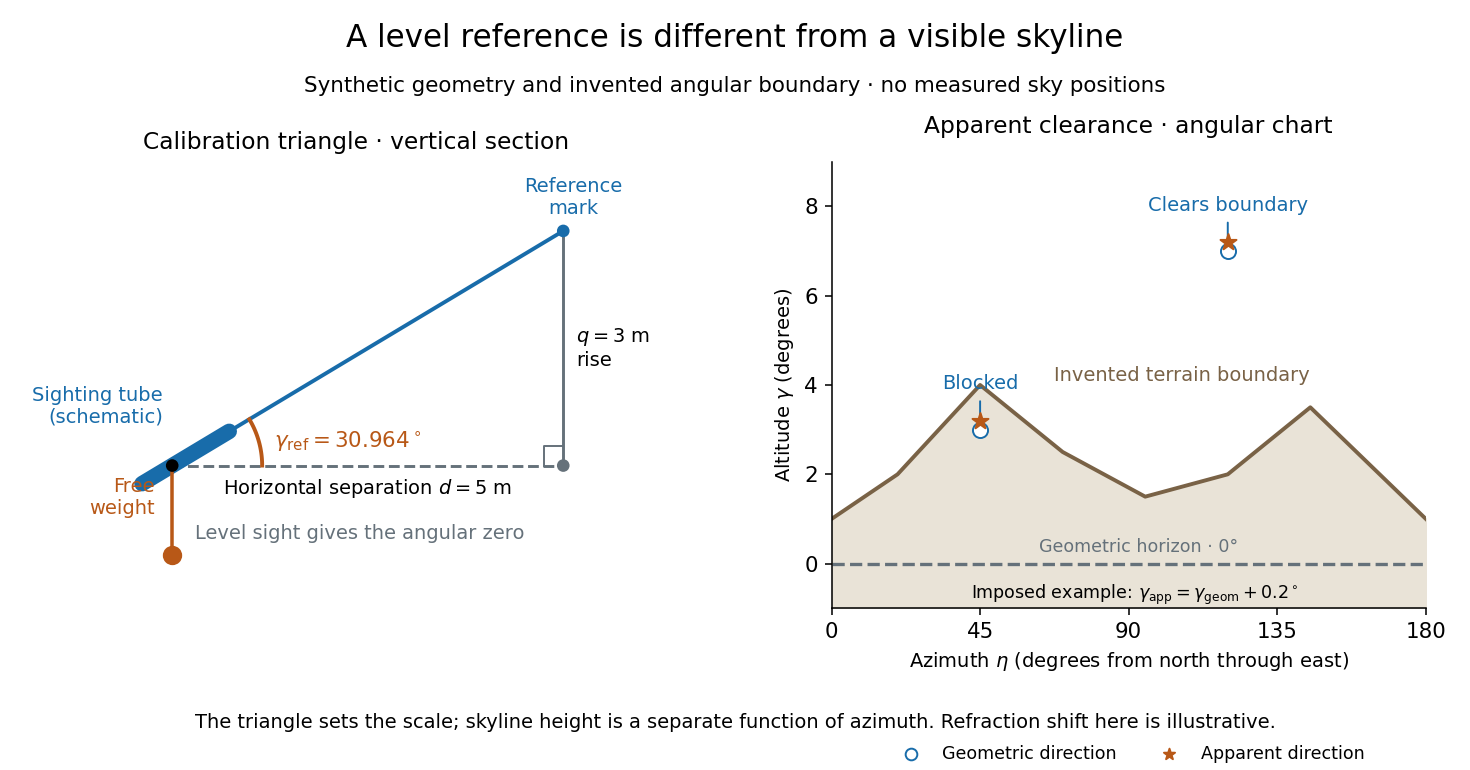

Write Python code to recreate this figure.
"""Original synthetic calibration and skyline diagrams, not observing data.

Run from _media; tested with Python 3.14, NumPy 2.3.5, Matplotlib 3.10.7.
The invented skyline is piecewise linear. R=0.2 degrees is imposed for two
algebraic examples only; it is not an atmospheric refraction law or fit.
"""

from pathlib import Path

import matplotlib.pyplot as plt
import numpy as np


BLUE = "#186caa"
ORANGE = "#b85817"
GRAY = "#65717a"
rise, separation = 3.0, 5.0
calibration_angle = np.arctan2(rise, separation)
assert np.isclose(np.tan(calibration_angle), rise / separation)

plt.rcParams.update({"font.size": 11, "font.family": "DejaVu Sans"})
fig, (cal, sky) = plt.subplots(1, 2, figsize=(10.5, 5.5), facecolor="white")
fig.subplots_adjust(left=0.04, right=0.97, bottom=0.21, top=0.79, wspace=0.30)
fig.suptitle("A level reference is different from a visible skyline", fontsize=16, y=0.97)
fig.text(0.5, 0.88, "Synthetic geometry and invented angular boundary · no measured sky positions", ha="center", fontsize=11)

cal.set_aspect("equal")
cal.axis("off")
cal.plot([0, separation], [0, 0], "--", color=GRAY, lw=1.5)
cal.plot([separation, separation], [0, rise], color=GRAY, lw=1.5)
cal.plot([0, separation], [0, rise], color=BLUE, lw=2)
cal.scatter([0, separation, separation], [0, 0, rise], color=["black", GRAY, BLUE], s=30, zorder=5)
# Sighting tube and its gravity reference are shown schematically at O.
direction = np.array([np.cos(calibration_angle), np.sin(calibration_angle)])
tube = np.array([-0.45 * direction, 0.85 * direction])
cal.plot(tube[:, 0], tube[:, 1], color=BLUE, lw=8, solid_capstyle="round")
cal.plot([0, 0], [0, -1.15], color=ORANGE, lw=1.8)
cal.scatter([0], [-1.15], color=ORANGE, s=80, marker="o")
cal.text(-0.22, -0.62, "Free\nweight", ha="right", color=ORANGE, fontsize=10)
cal.text(-0.12, 0.55, "Sighting tube\n(schematic)", ha="right", color=BLUE, fontsize=10)
arc = np.linspace(0, calibration_angle, 100)
cal.plot(1.15 * np.cos(arc), 1.15 * np.sin(arc), color=ORANGE, lw=2)
cal.text(1.30, 0.22, r"$\gamma_{\rm ref}=30.964^\circ$", color=ORANGE)
cal.text(separation / 2, -0.36, r"Horizontal separation $d=5$ m", ha="center", fontsize=10)
cal.text(separation + 0.16, rise / 2, "$q=3$ m\nrise", va="center", fontsize=10)
cal.text(separation + 0.13, rise + 0.22, "Reference\nmark", ha="center", color=BLUE, fontsize=10)
cal.text(2.4, -0.94, "Level sight gives the angular zero", ha="center", color=GRAY, fontsize=10)
cal.plot([4.75, 4.75, 5], [0, 0.25, 0.25], color=GRAY, lw=1)
cal.set_xlim(-1.45, 6.15)
cal.set_ylim(-1.62, 3.68)
cal.set_title("Calibration triangle · vertical section", fontsize=12, pad=15)

eta = np.array([0, 20, 45, 70, 95, 120, 145, 180])
terrain = np.array([1.0, 2.0, 4.0, 2.5, 1.5, 2.0, 3.5, 1.0])
sky.fill_between(eta, -1, terrain, color="#e9e3d7")
sky.plot(eta, terrain, color="#796246", lw=2)
sky.axhline(0, color=GRAY, lw=1.7, linestyle="--")
sky.text(93, 0.25, "Geometric horizon · 0°", color=GRAY, fontsize=9, ha="center")
sky.text(106, 4.1, "Invented terrain boundary", color="#796246", fontsize=10, ha="center")
for bearing, geom, label in [(45, 3.0, "Blocked"), (120, 7.0, "Clears boundary")]:
    apparent = geom + 0.2
    sky.scatter([bearing], [geom], s=60, marker="o", facecolors="white", edgecolors=BLUE, zorder=5)
    sky.scatter([bearing], [apparent], s=75, marker="*", color=ORANGE, zorder=6)
    sky.plot([bearing, bearing], [geom, apparent], color=ORANGE, lw=2)
    sky.annotate(label, xy=(bearing, apparent), xytext=(bearing, apparent + 0.7),
                 ha="center", color=BLUE, fontsize=10,
                 arrowprops={"arrowstyle": "-", "color": BLUE})
    assert (apparent > np.interp(bearing, eta, terrain)) == (bearing == 120)
sky.scatter([], [], facecolors="white", edgecolors=BLUE, marker="o", label="Geometric direction")
sky.scatter([], [], color=ORANGE, marker="*", label="Apparent direction")
sky.legend(loc="upper center", bbox_to_anchor=(0.5, -0.27), frameon=False, fontsize=9, ncol=2)
sky.set_xlim(0, 180)
sky.set_ylim(-1, 9)
sky.set_xticks([0, 45, 90, 135, 180])
sky.set_xlabel(r"Azimuth $\eta$ (degrees from north through east)", fontsize=10)
sky.set_ylabel(r"Altitude $\gamma$ (degrees)", fontsize=10)
sky.spines[["top", "right"]].set_visible(False)
sky.set_title("Apparent clearance · angular chart", fontsize=12, pad=15)
sky.text(92, -0.8, r"Imposed example: $\gamma_{\rm app}=\gamma_{\rm geom}+0.2^\circ$", ha="center", fontsize=9)

fig.text(0.5, 0.055, "The triangle sets the scale; skyline height is a separate function of azimuth. Refraction shift here is illustrative.", ha="center", fontsize=10)
fig.savefig(Path(__file__).with_suffix(".png").name, dpi=140, facecolor="white", transparent=False)
plt.close(fig)
